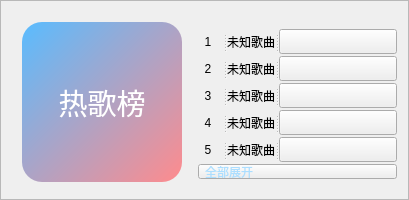
                                    <widget class="QFrame" name="frame_tab_index_music_m_Ranking_up_2">
                                     <property name="minimumSize">
                                      <size>
                                       <width>0</width>
                                       <height>200</height>
                                      </size>
                                     </property>
                                     <property name="maximumSize">
                                      <size>
                                       <width>16777215</width>
                                       <height>200</height>
                                      </size>
                                     </property>
                                     <property name="styleSheet">
                                      <string notr="true"/>
                                     </property>
                                     <property name="frameShape">
                                      <enum>QFrame::StyledPanel</enum>
                                     </property>
                                     <property name="frameShadow">
                                      <enum>QFrame::Raised</enum>
                                     </property>
                                     <layout class="QHBoxLayout" name="horizontalLayout_30">
                                      <item>
                                       <widget class="QWidget" name="widget_tab_index_music_m_Ranking_up_3" native="true">
                                        <property name="minimumSize">
                                         <size>
                                          <width>180</width>
                                          <height>180</height>
                                         </size>
                                        </property>
                                        <property name="maximumSize">
                                         <size>
                                          <width>180</width>
                                          <height>180</height>
                                         </size>
                                        </property>
                                        <property name="styleSheet">
                                         <string notr="true"/>
                                        </property>
                                        <layout class="QVBoxLayout" name="verticalLayout_53">
                                         <property name="spacing">
                                          <number>0</number>
                                         </property>
                                         <property name="leftMargin">
                                          <number>0</number>
                                         </property>
                                         <property name="topMargin">
                                          <number>0</number>
                                         </property>
                                         <property name="rightMargin">
                                          <number>0</number>
                                         </property>
                                         <property name="bottomMargin">
                                          <number>0</number>
                                         </property>
                                         <item alignment="Qt::AlignHCenter|Qt::AlignVCenter">
                                          <widget class="QPushButton" name="pushButton_tab_index_music_m_Ranking_up_7">
                                           <property name="minimumSize">
                                            <size>
                                             <width>160</width>
                                             <height>160</height>
                                            </size>
                                           </property>
                                           <property name="maximumSize">
                                            <size>
                                             <width>160</width>
                                             <height>160</height>
                                            </size>
                                           </property>
                                           <property name="font">
                                            <font>
                                             <family>海报总动员之正体字</family>
                                             <pointsize>22</pointsize>
                                             <weight>50</weight>
                                             <italic>false</italic>
                                             <bold>false</bold>
                                            </font>
                                           </property>
                                           <property name="styleSheet">
                                            <string notr="true">QPushButton{border:none;
font: 22pt &quot;海报总动员之正体字&quot;;
color: rgb(255, 255, 255);
	background-color: qlineargradient(spread:pad, x1:0, y1:0, x2:1, y2:1, stop:0 rgba(89, 188, 255, 255), stop:1 rgba(255, 139, 141, 255));
border-radius:20px;}
QPushButton:hover{  

	padding-bottom:3px; 
}
QPushButton:focus {
      
      outline: 0px;
    }</string>
                                           </property>
                                           <property name="text">
                                            <string>热歌榜</string>
                                           </property>
                                           <property name="iconSize">
                                            <size>
                                             <width>16</width>
                                             <height>16</height>
                                            </size>
                                           </property>
                                          </widget>
                                         </item>
                                        </layout>
                                       </widget>
                                      </item>
                                      <item>
                                       <widget class="QWidget" name="widget_tab_index_music_m_Ranking_up_4" native="true">
                                        <property name="minimumSize">
                                         <size>
                                          <width>0</width>
                                          <height>180</height>
                                         </size>
                                        </property>
                                        <property name="maximumSize">
                                         <size>
                                          <width>16777215</width>
                                          <height>200</height>
                                         </size>
                                        </property>
                                        <property name="font">
                                         <font>
                                          <family>本墨字语</family>
                                         </font>
                                        </property>
                                        <property name="styleSheet">
                                         <string notr="true">QLabel{
border-radius:5px;
text-align :left;
	font: 10pt &quot;黑体&quot;;
}
QLabel:hover{border: 1px solid   qlineargradient(spread:pad, x1:0, y1:0, x2:1, y2:1, stop:0 rgba(89, 188, 255, 255), stop:0.931818 rgba(255, 139, 141, 255));}</string>
                                        </property>
                                        <layout class="QVBoxLayout" name="verticalLayout_42">
                                         <property name="spacing">
                                          <number>0</number>
                                         </property>
                                         <property name="leftMargin">
                                          <number>0</number>
                                         </property>
                                         <property name="topMargin">
                                          <number>15</number>
                                         </property>
                                         <property name="rightMargin">
                                          <number>0</number>
                                         </property>
                                         <property name="bottomMargin">
                                          <number>5</number>
                                         </property>
                                         <item>
                                          <widget class="QSplitter" name="splitter_tab_index_music_m_Ranking_up_6">
                                           <property name="orientation">
                                            <enum>Qt::Horizontal</enum>
                                           </property>
                                           <widget class="QLabel" name="label_tab_index_music_m_Ranking_up_no_6">
                                            <property name="minimumSize">
                                             <size>
                                              <width>25</width>
                                              <height>25</height>
                                             </size>
                                            </property>
                                            <property name="maximumSize">
                                             <size>
                                              <width>25</width>
                                              <height>25</height>
                                             </size>
                                            </property>
                                            <property name="text">
                                             <string>  1</string>
                                            </property>
                                           </widget>
                                           <widget class="QLabel" name="label_tab_index_music_m_Ranking_up_na_6">
                                            <property name="minimumSize">
                                             <size>
                                              <width>0</width>
                                              <height>25</height>
                                             </size>
                                            </property>
                                            <property name="maximumSize">
                                             <size>
                                              <width>16777215</width>
                                              <height>25</height>
                                             </size>
                                            </property>
                                            <property name="text">
                                             <string>未知歌曲</string>
                                            </property>
                                           </widget>
                                           <widget class="QPushButton" name="pushButton_tab_index_music_m_Ranking_up_8">
                                            <property name="minimumSize">
                                             <size>
                                              <width>118</width>
                                              <height>25</height>
                                             </size>
                                            </property>
                                            <property name="maximumSize">
                                             <size>
                                              <width>118</width>
                                              <height>25</height>
                                             </size>
                                            </property>
                                            <property name="text">
                                             <string/>
                                            </property>
                                            <property name="icon">
                                             <iconset resource="../pic/icon.qrc">
                                              <normaloff>:/icon/icon/play.png</normaloff>:/icon/icon/play.png</iconset>
                                            </property>
                                            <property name="iconSize">
                                             <size>
                                              <width>14</width>
                                              <height>14</height>
                                             </size>
                                            </property>
                                           </widget>
                                          </widget>
                                         </item>
                                         <item>
                                          <widget class="QSplitter" name="splitter_tab_index_music_m_Ranking_up_7">
                                           <property name="orientation">
                                            <enum>Qt::Horizontal</enum>
                                           </property>
                                           <widget class="QLabel" name="label_tab_index_music_m_Ranking_up_no_7">
                                            <property name="minimumSize">
                                             <size>
                                              <width>25</width>
                                              <height>25</height>
                                             </size>
                                            </property>
                                            <property name="maximumSize">
                                             <size>
                                              <width>25</width>
                                              <height>25</height>
                                             </size>
                                            </property>
                                            <property name="text">
                                             <string>  2</string>
                                            </property>
                                           </widget>
                                           <widget class="QLabel" name="label_tab_index_music_m_Ranking_up_na_7">
                                            <property name="minimumSize">
                                             <size>
                                              <width>0</width>
                                              <height>25</height>
                                             </size>
                                            </property>
                                            <property name="maximumSize">
                                             <size>
                                              <width>16777215</width>
                                              <height>25</height>
                                             </size>
                                            </property>
                                            <property name="text">
                                             <string>未知歌曲</string>
                                            </property>
                                           </widget>
                                           <widget class="QPushButton" name="pushButton_tab_index_music_m_Ranking_up_9">
                                            <property name="minimumSize">
                                             <size>
                                              <width>118</width>
                                              <height>25</height>
                                             </size>
                                            </property>
                                            <property name="maximumSize">
                                             <size>
                                              <width>118</width>
                                              <height>25</height>
                                             </size>
                                            </property>
                                            <property name="text">
                                             <string/>
                                            </property>
                                            <property name="icon">
                                             <iconset resource="../pic/icon.qrc">
                                              <normaloff>:/icon/icon/play.png</normaloff>:/icon/icon/play.png</iconset>
                                            </property>
                                            <property name="iconSize">
                                             <size>
                                              <width>14</width>
                                              <height>14</height>
                                             </size>
                                            </property>
                                           </widget>
                                          </widget>
                                         </item>
                                         <item>
                                          <widget class="QSplitter" name="splitter_tab_index_music_m_Ranking_up_8">
                                           <property name="orientation">
                                            <enum>Qt::Horizontal</enum>
                                           </property>
                                           <widget class="QLabel" name="label_tab_index_music_m_Ranking_up_no_8">
                                            <property name="minimumSize">
                                             <size>
                                              <width>25</width>
                                              <height>25</height>
                                             </size>
                                            </property>
                                            <property name="maximumSize">
                                             <size>
                                              <width>25</width>
                                              <height>25</height>
                                             </size>
                                            </property>
                                            <property name="text">
                                             <string>  3</string>
                                            </property>
                                           </widget>
                                           <widget class="QLabel" name="label_tab_index_music_m_Ranking_up_na_8">
                                            <property name="minimumSize">
                                             <size>
                                              <width>0</width>
                                              <height>25</height>
                                             </size>
                                            </property>
                                            <property name="maximumSize">
                                             <size>
                                              <width>16777215</width>
                                              <height>25</height>
                                             </size>
                                            </property>
                                            <property name="text">
                                             <string>未知歌曲</string>
                                            </property>
                                           </widget>
                                           <widget class="QPushButton" name="pushButton_tab_index_music_m_Ranking_up_10">
                                            <property name="minimumSize">
                                             <size>
                                              <width>118</width>
                                              <height>25</height>
                                             </size>
                                            </property>
                                            <property name="maximumSize">
                                             <size>
                                              <width>118</width>
                                              <height>25</height>
                                             </size>
                                            </property>
                                            <property name="text">
                                             <string/>
                                            </property>
                                            <property name="icon">
                                             <iconset resource="../pic/icon.qrc">
                                              <normaloff>:/icon/icon/play.png</normaloff>:/icon/icon/play.png</iconset>
                                            </property>
                                            <property name="iconSize">
                                             <size>
                                              <width>14</width>
                                              <height>14</height>
                                             </size>
                                            </property>
                                           </widget>
                                          </widget>
                                         </item>
                                         <item>
                                          <widget class="QSplitter" name="splitter_tab_index_music_m_Ranking_up_9">
                                           <property name="orientation">
                                            <enum>Qt::Horizontal</enum>
                                           </property>
                                           <widget class="QLabel" name="label_tab_index_music_m_Ranking_up_no_9">
                                            <property name="minimumSize">
                                             <size>
                                              <width>25</width>
                                              <height>25</height>
                                             </size>
                                            </property>
                                            <property name="maximumSize">
                                             <size>
                                              <width>25</width>
                                              <height>25</height>
                                             </size>
                                            </property>
                                            <property name="text">
                                             <string>  4</string>
                                            </property>
                                           </widget>
                                           <widget class="QLabel" name="label_tab_index_music_m_Ranking_up_na_9">
                                            <property name="minimumSize">
                                             <size>
                                              <width>0</width>
                                              <height>25</height>
                                             </size>
                                            </property>
                                            <property name="maximumSize">
                                             <size>
                                              <width>16777215</width>
                                              <height>25</height>
                                             </size>
                                            </property>
                                            <property name="styleSheet">
                                             <string notr="true"/>
                                            </property>
                                            <property name="text">
                                             <string>未知歌曲</string>
                                            </property>
                                           </widget>
                                           <widget class="QPushButton" name="pushButton_tab_index_music_m_Ranking_up_11">
                                            <property name="minimumSize">
                                             <size>
                                              <width>118</width>
                                              <height>25</height>
                                             </size>
                                            </property>
                                            <property name="maximumSize">
                                             <size>
                                              <width>118</width>
                                              <height>25</height>
                                             </size>
                                            </property>
                                            <property name="text">
                                             <string/>
                                            </property>
                                            <property name="icon">
                                             <iconset resource="../pic/icon.qrc">
                                              <normaloff>:/icon/icon/play.png</normaloff>:/icon/icon/play.png</iconset>
                                            </property>
                                            <property name="iconSize">
                                             <size>
                                              <width>14</width>
                                              <height>14</height>
                                             </size>
                                            </property>
                                           </widget>
                                          </widget>
                                         </item>
                                         <item>
                                          <widget class="QSplitter" name="splitter_tab_index_music_m_Ranking_up_10">
                                           <property name="orientation">
                                            <enum>Qt::Horizontal</enum>
                                           </property>
                                           <widget class="QLabel" name="label_tab_index_music_m_Ranking_up_no_10">
                                            <property name="minimumSize">
                                             <size>
                                              <width>25</width>
                                              <height>25</height>
                                             </size>
                                            </property>
                                            <property name="maximumSize">
                                             <size>
                                              <width>25</width>
                                              <height>25</height>
                                             </size>
                                            </property>
                                            <property name="text">
                                             <string>  5</string>
                                            </property>
                                           </widget>
                                           <widget class="QLabel" name="label_tab_index_music_m_Ranking_up_na_10">
                                            <property name="minimumSize">
                                             <size>
                                              <width>0</width>
                                              <height>25</height>
                                             </size>
                                            </property>
                                            <property name="maximumSize">
                                             <size>
                                              <width>16777215</width>
                                              <height>25</height>
                                             </size>
                                            </property>
                                            <property name="styleSheet">
                                             <string notr="true"/>
                                            </property>
                                            <property name="text">
                                             <string>未知歌曲</string>
                                            </property>
                                           </widget>
                                           <widget class="QPushButton" name="pushButton_tab_index_music_m_Ranking_up_12">
                                            <property name="minimumSize">
                                             <size>
                                              <width>118</width>
                                              <height>25</height>
                                             </size>
                                            </property>
                                            <property name="maximumSize">
                                             <size>
                                              <width>118</width>
                                              <height>25</height>
                                             </size>
                                            </property>
                                            <property name="text">
                                             <string/>
                                            </property>
                                            <property name="icon">
                                             <iconset resource="../pic/icon.qrc">
                                              <normaloff>:/icon/icon/play.png</normaloff>:/icon/icon/play.png</iconset>
                                            </property>
                                            <property name="iconSize">
                                             <size>
                                              <width>14</width>
                                              <height>14</height>
                                             </size>
                                            </property>
                                           </widget>
                                          </widget>
                                         </item>
                                         <item>
                                          <widget class="QPushButton" name="open_all_Bt_2">
                                           <property name="minimumSize">
                                            <size>
                                             <width>0</width>
                                             <height>15</height>
                                            </size>
                                           </property>
                                           <property name="maximumSize">
                                            <size>
                                             <width>16777215</width>
                                             <height>15</height>
                                            </size>
                                           </property>
                                           <property name="styleSheet">
                                            <string notr="true">color: qlineargradient(spread:pad, x1:0, y1:0, x2:1, y2:1, stop:0 rgba(153, 210, 192, 255), stop:1 rgba(172, 222, 255, 255));
text-align :left;
font:9pt &quot;海报总动员之正体字&quot;;</string>
                                           </property>
                                           <property name="text">
                                            <string>  全部展开</string>
                                           </property>
                                          </widget>
                                         </item>
                                        </layout>
                                       </widget>
                                      </item>
                                     </layout>
                                    </widget>
